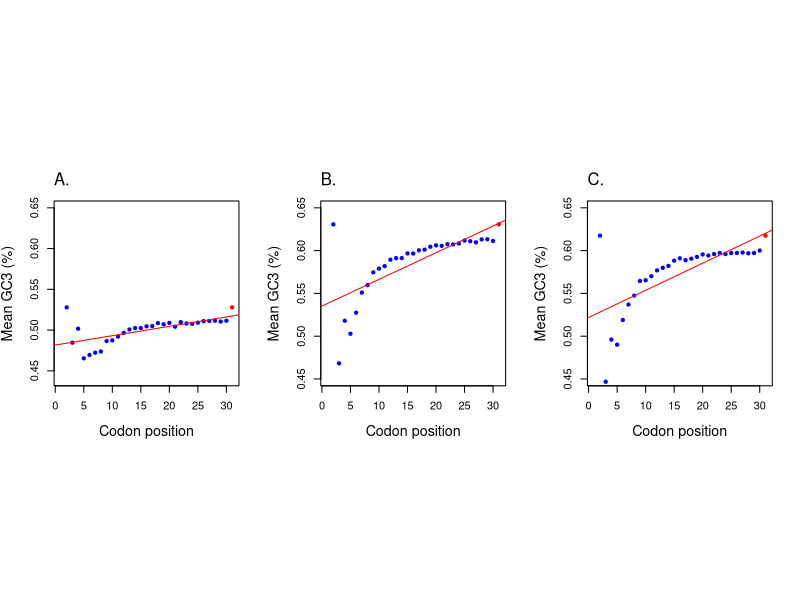

Write the R code that produced this figure.
#Figure 7 GC3

data1 <- read.csv("Hyperthermophiles.csv",header=T)
attach(data1)

data2 <- read.csv("Thermophiles.csv",header=T)
attach(data2)

data3 <- read.csv("Mesophiles.csv",header=T)
attach(data3)

# Hyperthermophiles

dims1 <- dim(data1)

m.gc1 <- c()
for (i in c(4:dims1[2])) {
    gc <- unlist(data1[i])
    m.gc1 <- c(m.gc1, mean(gc))
}

core.gc1 <- unlist(data1$Core_GC)
m.gc1 <- c(m.gc1, mean(core.gc1)) 

x1 <- 1:length(m.gc1) 

# Thermophiles 

dims2 <- dim(data2)

m.gc2 <- c()
for (i in c(4:dims2[2])) {
    gc2 <- unlist(data2[i])
    m.gc2 <- c(m.gc2, mean(gc2))
}

core.gc2 <- unlist(data2$Core_GC)
m.gc2 <- c(m.gc2, mean(core.gc2))

x2 <- 1:length(m.gc2) 

# Mesoophiles

dims3 <- dim(data3)

m.gc3 <- c()
for (i in c(4:dims3[2])) {
    gc3 <- unlist(data3[i])
    m.gc3 <- c(m.gc3, mean(gc3))
}

core.gc3 <- unlist(data3$Core_GC)
m.gc3 <- c(m.gc3, mean(core.gc3))  

x3 <- 1:length(m.gc3) 

col_v.1 <- rep("blue", length(m.gc1) - 1)
col_v <- c(col_v.1, "red")

# Output PDF
pdf("Fig_GC3_H_T_M.pdf", height=5, width=10)
par(mfrow=c(1,3))
par(pty="s")

# PLOT A - Hyperthermophiles
plot(x1, m.gc1, pch=20, col=col_v, xlab="Codon position", ylab="Mean GC3 (%)", ylim=c(0.44, 0.65),cex.lab=1.3)
lm_model1 <- lm(m.gc1 ~ x1)
abline(lm_model1, col="red")
mtext("A.",side=3,adj=0,line=1)

# PLOT B - Thermophiles
plot(x2, m.gc2, pch=20, col=col_v, xlab="Codon position", ylab="Mean GC3 (%)", ylim=c(0.45, 0.65),cex.lab=1.3)
lm_model2 <- lm(m.gc2 ~ x2)
abline(lm_model2, col="red")
mtext("B.",side=3,adj=0,line=1)

# PLOT C - Mesophiles
plot(x3, m.gc3, pch=20, col=col_v, xlab="Codon position", ylab="Mean GC3 (%)", ylim=c(0.45, 0.65),cex.lab=1.3)
lm_model3 <- lm(m.gc3 ~ x3)
abline(lm_model3, col="red")
mtext("C.",side=3,adj=0,line=1)

dev.off()












